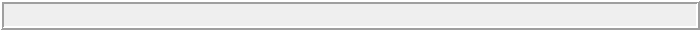
<?xml version="1.0" encoding="UTF-8"?>
<ui version="4.0">
 <class>Frame_file</class>
 <widget class="QFrame" name="Frame_file">
  <property name="geometry">
   <rect>
    <x>0</x>
    <y>0</y>
    <width>700</width>
    <height>30</height>
   </rect>
  </property>
  <property name="sizePolicy">
   <sizepolicy hsizetype="Minimum" vsizetype="Minimum">
    <horstretch>0</horstretch>
    <verstretch>0</verstretch>
   </sizepolicy>
  </property>
  <property name="minimumSize">
   <size>
    <width>700</width>
    <height>30</height>
   </size>
  </property>
  <property name="windowTitle">
   <string>Frame</string>
  </property>
  <property name="frameShape">
   <enum>QFrame::Box</enum>
  </property>
  <property name="frameShadow">
   <enum>QFrame::Raised</enum>
  </property>
  <property name="lineWidth">
   <number>2</number>
  </property>
  <widget class="QWidget" name="verticalLayoutWidget">
   <property name="geometry">
    <rect>
     <x>10</x>
     <y>10</y>
     <width>671</width>
     <height>16</height>
    </rect>
   </property>
   <layout class="QVBoxLayout" name="verticalLayout" stretch="">
    <property name="spacing">
     <number>0</number>
    </property>
    <property name="sizeConstraint">
     <enum>QLayout::SetFixedSize</enum>
    </property>
   </layout>
  </widget>
 </widget>
 <resources/>
 <connections/>
</ui>
